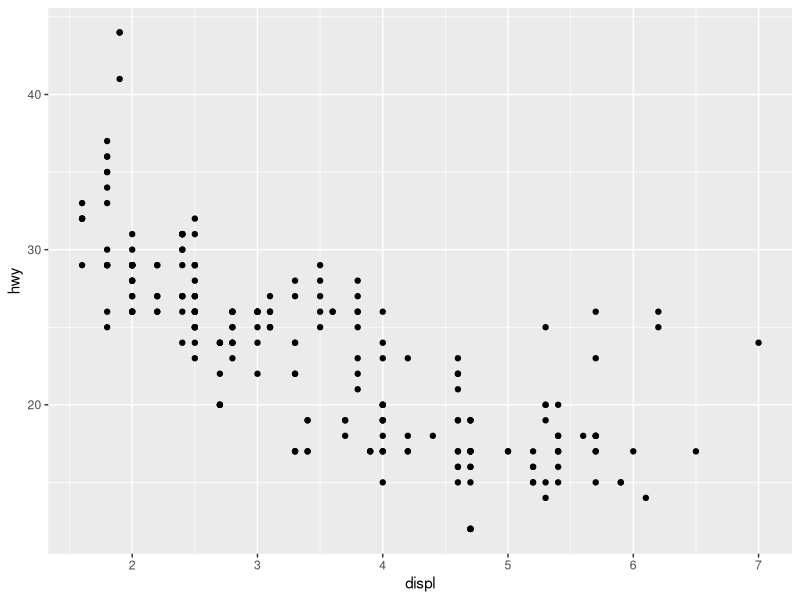
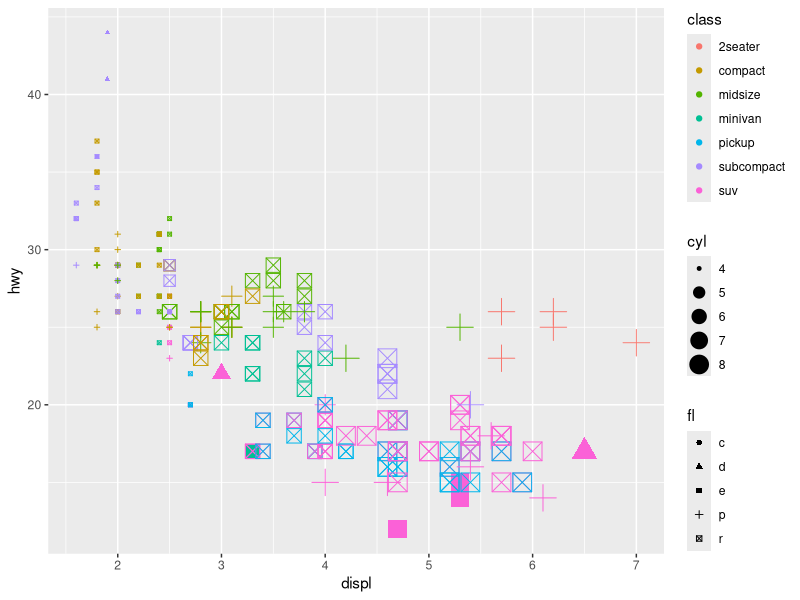
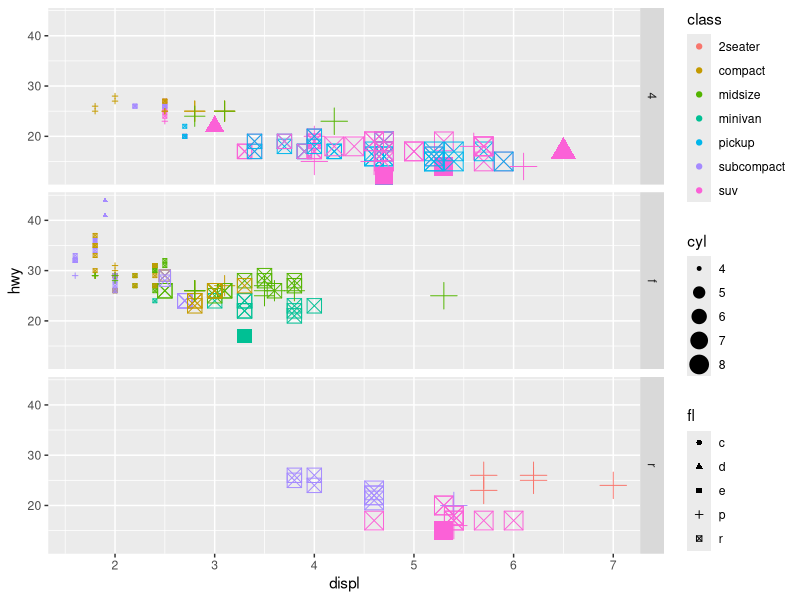
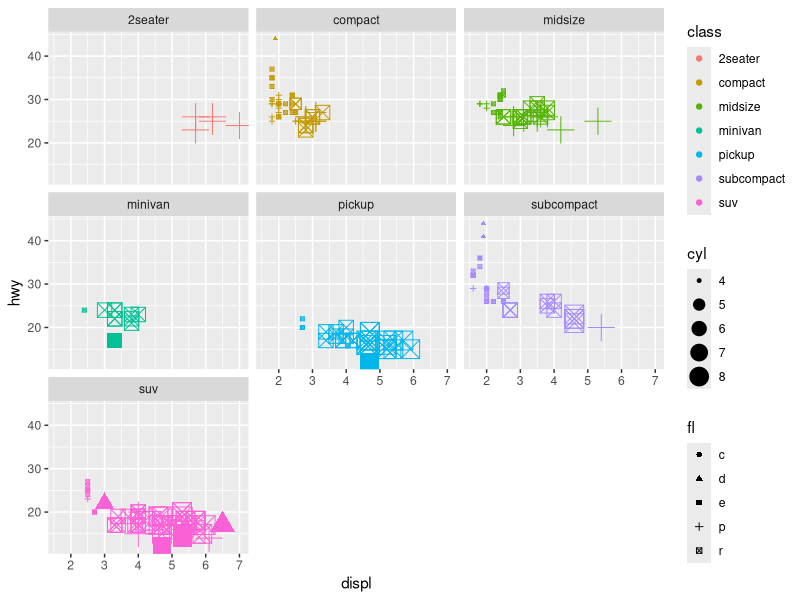
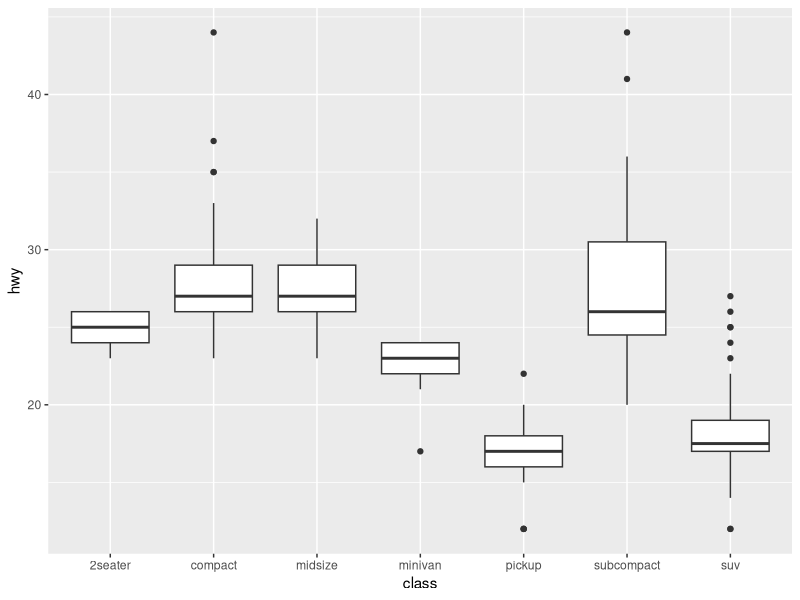
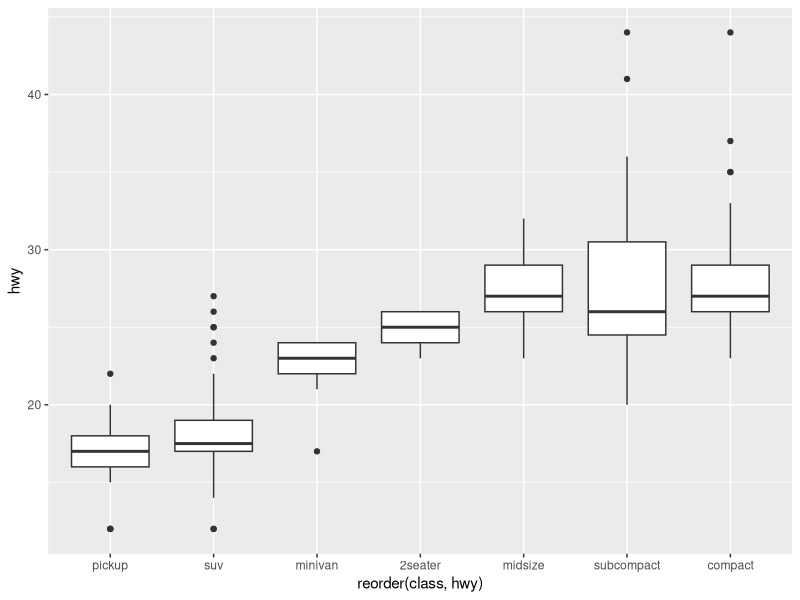
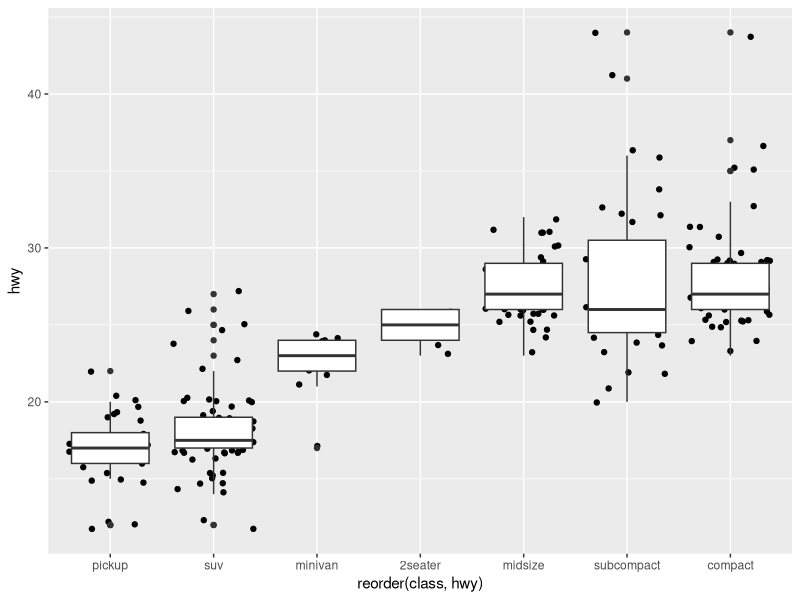
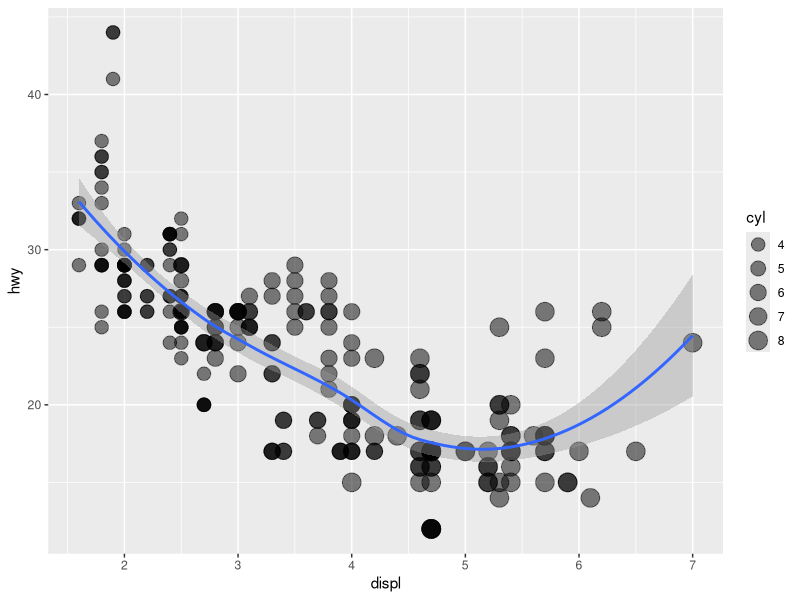

Here is the R script that generated these plots, in order:
library(ggplot2)

#components

#data
#geometrical objects (geom): bars, points etc
#statistical transformation: bin,identity
#layers = data, mapping, stat, position, geom

#scales : linear
#co ordinate system: cartesian,

#basic plotting for 2 variables
qplot(displ,hwy,data = mpg)

#add color, shape, size aesthetics

qplot(displ,hwy,color=class,size=cyl,shape=fl,data=mpg)

#facet_grid helps to plot different subsets of data
qplot(displ,hwy,color=class,size=cyl,shape=fl,data=mpg)+facet_grid(drv~.)

#wrap around facet graphs, when the facet is big
qplot(displ,hwy,color=class,size=cyl,shape=fl,data=mpg)+facet_wrap(class~.)
# geom helps to determine plot type
qplot(class,hwy,data=mpg,geom='boxplot')

#reorder helps to sort the first argument according to second argument
qplot(reorder(class,hwy),hwy,data=mpg,geom='boxplot')

# to overlap two types in one graph
qplot(reorder(class,hwy),hwy,data=mpg,geom=c('jitter','boxplot'))

#demonstrate layers
ggplot(mpg,aes(displ,hwy))+
  geom_point(aes(size=cyl),alpha=1/2)+
  geom_smooth()+
  scale_size_area()






